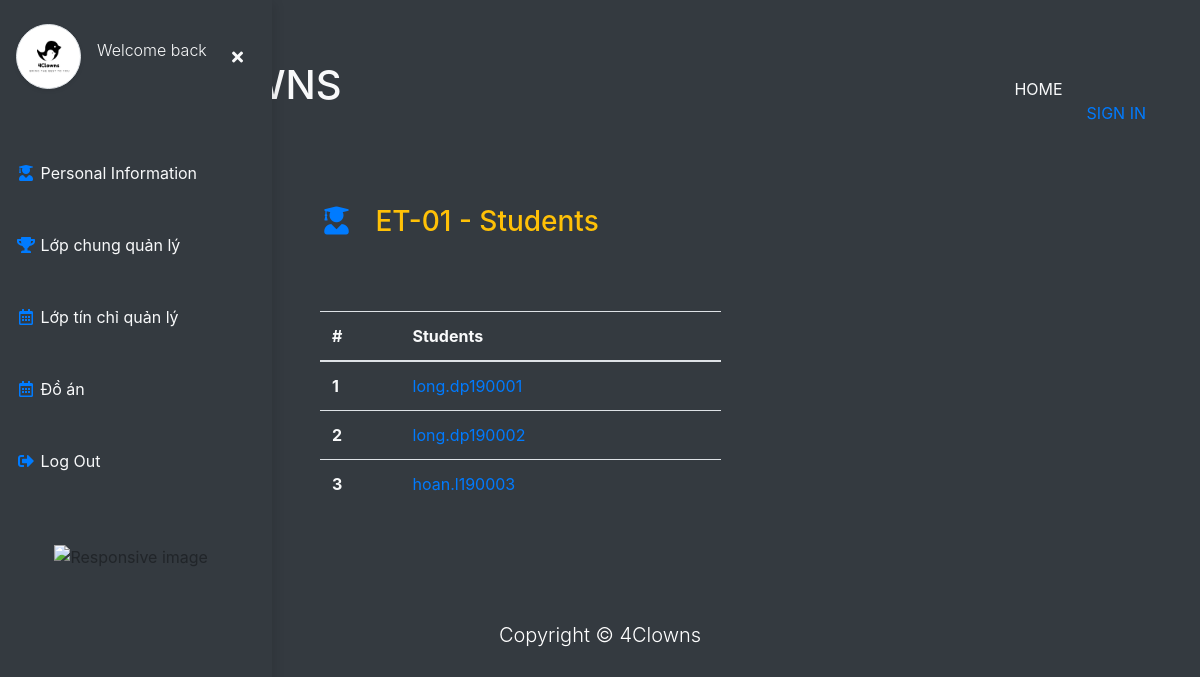
/teacher/lop_chung_quan_ly/ET-01_K64, run on the app's committed database.
### management/models.py (models this page shows, shortened)
class lop_chung(models.Model):
    name = CharField(_('Tên lớp'), max_length=15)
    vien = models.ForeignKey(vien_dao_tao, on_delete=models.CASCADE, verbose_name="Viện quản lý",related_name='cac_lop_thuoc_vien')
    giao_vien = models.ForeignKey("users.Teacher",verbose_name="Giáo viên quản lý", on_delete=models.CASCADE, related_name="cac_lop_quan_ly", null=True, blank=True)
    khoa = models.ForeignKey(khoa, on_delete=CASCADE, related_name='lop_cung_khoa', blank=True, null=True, verbose_name="Khóa")
    class Meta:
        verbose_name = "Lớp chung"
        verbose_name_plural = 'Lớp chung'
        unique_together = ('name', 'khoa')

### users/models.py (models this page shows, shortened)
class User(AbstractBaseUser, PermissionsMixin):
    class Genders(models.TextChoices):
        MALE = "MALE", "Male"
        FEMALE = "FEMALE", "Female"
    email = models.EmailField(_("Email"),max_length=50, unique=True, blank=True)
    firstname = models.CharField(_("Tên"),max_length=20,  blank=False, null=True)
    surname = models.CharField(_("Tên đệm"),max_length=20, null=True, blank=True)
    lastname = models.CharField(_("Họ"),max_length=20, null=True, blank=True)
    date_of_birth = models.DateField(_("Ngày sinh"), blank=True, null=True, )
    phone = models.CharField(_("Số điện thoại"), max_length=15, blank=True, null=True)
    is_superuser = models.BooleanField(default=False)
    is_active = models.BooleanField(default=True)
    last_login = models.DateTimeField(auto_now_add=True)
    date_joined = models.DateTimeField(auto_now_add=True)
    role = models.BooleanField(null=True, blank=True)
    gender = models.CharField(
        _("Gender"), max_length=50, choices=Genders.choices, default=Genders.MALE
    )
    objects = UserManager()
    USERNAME_FIELD = 'email'
    REQUIRED_FIELDS = []

class Student(User):
    year_start = models.IntegerField(_("Năm vào trường"), default=datetime.datetime.now().year)
    vien = models.ForeignKey(vien_dao_tao, verbose_name="Viện", on_delete=models.CASCADE, null=True, blank=True)
    lop_chung = models.ForeignKey(lop_chung,verbose_name="Lớp chung", on_delete=models.CASCADE, related_name="sinh_vien", null=True, blank=True)
    code = models.CharField(_("Mã số sinh viên"), max_length=8, blank=True, unique=True)
    khoa = models.ForeignKey(khoa, verbose_name="Khóa" , max_length=3, blank=True, on_delete=CASCADE, null=True)
    def __str__(self):
        return self.email.replace("@edu.com.vn", "")
    class Meta:
        verbose_name = "Sinh viên"
        verbose_name_plural = 'Sinh viên'

class User(AbstractBaseUser, PermissionsMixin):
    class Genders(models.TextChoices):
        MALE = "MALE", "Male"
        FEMALE = "FEMALE", "Female"
    email = models.EmailField(_("Email"),max_length=50, unique=True, blank=True)
    firstname = models.CharField(_("Tên"),max_length=20,  blank=False, null=True)
    surname = models.CharField(_("Tên đệm"),max_length=20, null=True, blank=True)
    lastname = models.CharField(_("Họ"),max_length=20, null=True, blank=True)
    date_of_birth = models.DateField(_("Ngày sinh"), blank=True, null=True, )
    phone = models.CharField(_("Số điện thoại"), max_length=15, blank=True, null=True)
    is_superuser = models.BooleanField(default=False)
    is_active = models.BooleanField(default=True)
    last_login = models.DateTimeField(auto_now_add=True)
    date_joined = models.DateTimeField(auto_now_add=True)
    role = models.BooleanField(null=True, blank=True)
    gender = models.CharField(
        _("Gender"), max_length=50, choices=Genders.choices, default=Genders.MALE
    )
    objects = UserManager()
    USERNAME_FIELD = 'email'
    REQUIRED_FIELDS = []

### teacher/views.py (the view)
# urls.py: path('lop_chung_quan_ly/<str:ten_lop_chung>', views.tung_lop_chung, name='tung_lop_chung'),
def tung_lop_chung(request, ten_lop_chung):
    lopChungname = ten_lop_chung.split("_")[0]
    lopChungkhoa = ten_lop_chung.split("_")[1]
    lopChung = lop_chung.objects.select_related('khoa').get(name=lopChungname, khoa__name=lopChungkhoa)
    try:
        studentList = Student.objects.filter(lop_chung=lopChung).order_by('code')
    except:
        studentList = None
    return render(request, 'teacher/tung_lop_chung.html', {
        'lopChung': lopChung,
        'studentList': studentList
    })

### templates/teacher/tung_lop_chung.html (shortened to what this page needs)
{% extends 'base.html' %}
{% load static%}
{% block content %}
<div class="page-content p-5 position-relative" id="content">
    <div class="row mt-4">
      <h3 class="text-warning">
        <i class="fas fa-user-graduate me-1 text-primary fa-fw" style="width: 2.25em;"></i>
        {{ lopChung.name }} - Students
      </h3>
      <div class="col-lg-12 mt-5">
        <div class="row">
          <div class="col-lg-6 mt-3">
            <div class="table-responsive-sm">
              <table class="table  text-light ">
                <thead>
                  <tr>
                    <th scope="col">#</th>
                    <th scope="col">Students</th>
                  </tr>
                </thead>
                <tbody>
                {% if studentList %}
                    {% for student in studentList %}
                  <tr>
                    <th scope="row">{{forloop.counter}}</th>
                    <td><a href="{% url 'info_student' student.code %}">{{student}}</a></td>
                  </tr>
                    {% endfor %}
                {% else %}
                    <p>No student in {{ lopChung.name }}</p>
                {% endif %}
                </tbody>
              </table>
            </div>
          </div>
          <div class=" col-lg-6 mt-5 text-center d-sm-none d-lg-block d-none-responsive ">
          </div>
        </div>
      </div>
    </div>
  </div>
{% include 'teacher/teacher_base.html' %}
{% endblock content %}

### static/css/custom.css (style rules this page uses)
body::before { display: block; content: ''; height: 45px; }

### static/css/student.css (style rules this page uses)
body { min-height: 100vh; overflow-x: hidden; }
.page-content { width: calc(100% - 17rem); margin-left: 17rem; transition: all 0.4s; }

### data on the page
lop_chung: name "ET-01"
Student: email "long.dp190001"
Student: email "long.dp190002"
Student: email "hoan.l190003"
